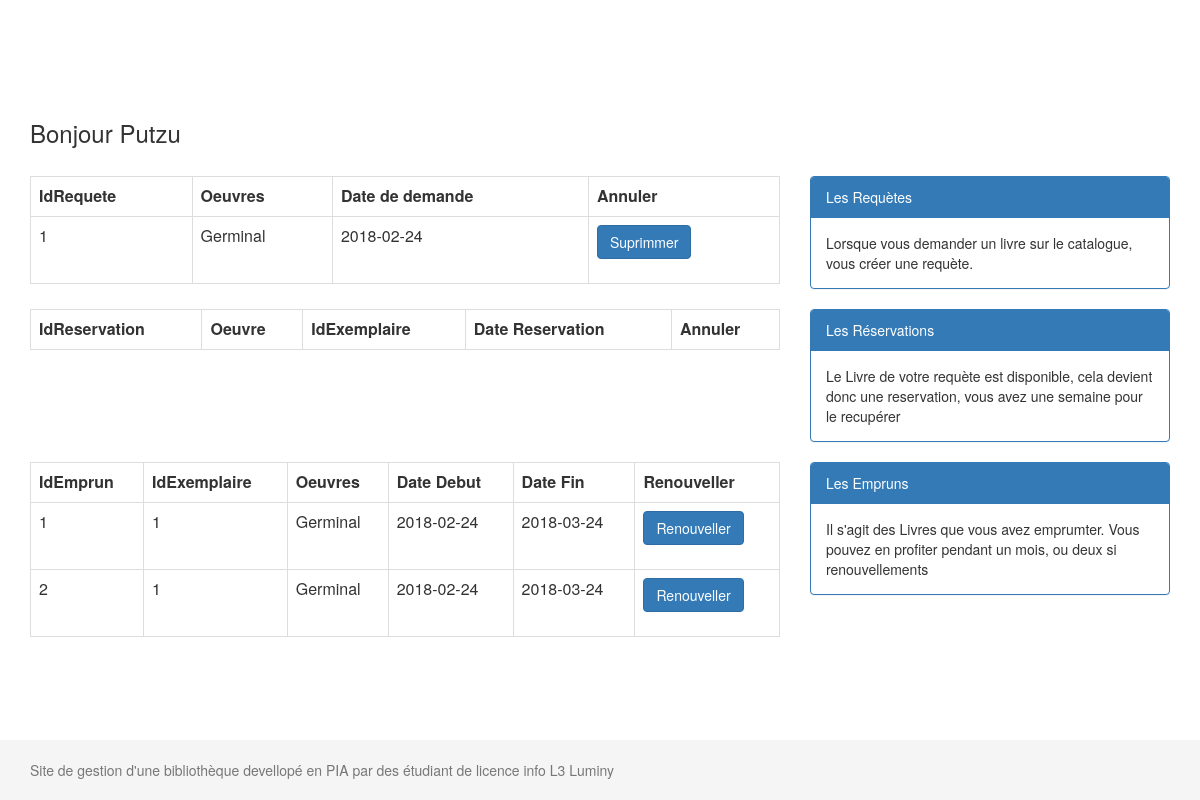
The page /user/portail_user.php?page=acceuil (signed in) on the database its author committed.
### tables this page shows
Create table Requete (
	IdRequete integer
	PRIMARY KEY
	AUTO_INCREMENT,
	FkAdherent integer
	NOT NULL,
	FkLivre integer
	NOT NULL,
	Requete date NOT NULL,
	FOREIGN KEY (FkAdherent) REFERENCES Adherent(IdAdherent) ON UPDATE CASCADE,
	FOREIGN KEY (FkLivre) REFERENCES Oeuvre(IdLivre) ON UPDATE CASCADE
);

Create table Oeuvre (
	IdLivre integer
	PRIMARY KEY
	AUTO_INCREMENT,
	Titre varchar(100)
	NOT NULL,
	Cote varchar(100),
	Publication integer,
	Description TEXT
);

Create table Emprun (
	IdEmprun integer
	PRIMARY KEY
	AUTO_INCREMENT,
	FkAdherent integer
	NOT NULL,
	FkExemplaire integer
	NOT NULL,
	DatePret date NOT NULL,
	DateRetour date,
	Renouvelement integer,
	FOREIGN KEY (FkAdherent) REFERENCES Adherent(IdAdherent) ON UPDATE CASCADE,
	FOREIGN KEY (FkExemplaire) REFERENCES Exemplaire(IdExemplaire) ON UPDATE CASCADE
);

Create table Exemplaire (
	IdExemplaire integer
	PRIMARY KEY
	AUTO_INCREMENT,
	FkLivre integer
	NOT NULL, 
	Achat date,
	FOREIGN KEY (FkLivre) REFERENCES Oeuvre(IdLivre) ON UPDATE CASCADE
);

### fonctions/user.php (called while the page is built, shortened)
<?php
include 'config_bdd.php';
function Requete($IdAdherent)
{
    global $bdd;
    $req = "SELECT IdRequete, Titre, Requete, IdLivre
    FROM Requete, Oeuvre, Adherent
    WHERE Oeuvre.IdLivre = Requete.FkLivre
    AND Requete.FkAdherent = Adherent.IdAdherent
    AND Adherent.IdAdherent = ?";
    $result = $bdd->prepare($req);
    $result->execute([$IdAdherent]);
    $data = $result->fetchAll();
    return $data;
}
function Emprun($IdAdherent)
{
    global $bdd;
    $req = "SELECT IdEmprun, IdExemplaire, Titre, DatePret,Renouvelement ,IF(Renouvelement=2,DATE_ADD(DatePret, INTERVAL (2) MONTH),DATE_ADD(DatePret, INTERVAL (1) MONTH))AS date_Retour
    FROM Emprun, Exemplaire, Oeuvre, Adherent
    WHERE Oeuvre.IdLivre = Exemplaire.FkLivre
    AND Exemplaire.IdExemplaire = Emprun.FkExemplaire
    AND Emprun.FkAdherent = Adherent.IdAdherent
    AND Adherent.IdAdherent = ?
    AND Emprun.DateRetour IS NULL";
    $result = $bdd->prepare($req);
    $result->execute([$IdAdherent]);
    $data = $result->fetchAll();
    return $data;
}

### user/acceuil.inc.php (the view, shortened to what this page needs)
<div class="container">
    <h3>Bonjour <?= $_SESSION['Nom'];?> </h3><br>
    <div class="row">
        <div class="col-sm-8" >
            <table class="table table-bordered">
            <tr>
                <th>IdRequete</th>
                <th>Oeuvres</th>
                <th>Date de demande</th>
                <th>Annuler</th>
            </tr>
            <?php
            $Requetes = Requete($_SESSION['IdAdherent']);
            foreach ($Requetes as $Requete) {
                echo '<tr>
                    <td>' . $Requete['IdRequete'] . '</td>
                    <td>' . $Requete['Titre'] . '</td>
                    <td>' . $Requete['Requete'] . '</td>
                    <td>
                        <form action = "" method="post">
                        <button type="submit" class="btn btn-primary" name="SupprimeRequete" value=' . $Requete['IdRequete'] . ' >Suprimmer</button>
                        </form>
                    </td>
              </tr>';
            }
            ?>
            </table>
        </div>
        <div class="col-sm-4">
            <div class="panel panel-primary">
                <div class="panel-heading">Les Requètes</div>
                <div class="panel-body"> Lorsque vous demander un livre sur le catalogue, vous créer une requète.</div>
            </div>
        </div>
    </div>
    <div class="row">
        <div class="col-sm-8" >
            <table class="table table-bordered">
                <tr>
                    <th>IdReservation</th>
                    <th>Oeuvre</th>
                    <th>IdExemplaire</th>
                    <th>Date Reservation</th>
                    <th>Annuler</th>
                </tr>
            </table>
        </div>
        <div class="col-sm-4">
            <div class="panel panel-primary">
                <div class="panel-heading">Les Réservations</div>
                <div class="panel-body">Le Livre de votre requète est disponible, cela devient donc une reservation, vous avez une semaine pour le recupérer</div>
            </div>
        </div>
    </div>
    <div class="row">
        <div class="col-sm-8" >
            <table class="table table-bordered">
                <tr>
                    <th>IdEmprun</th>
                    <th>IdExemplaire</th>
                    <th>Oeuvres</th>
                    <th>Date Debut</th>
                    <th>Date Fin</th>
                    <th>Renouveller</th>
                </tr>
            <?php
            $Empruns = Emprun($_SESSION['IdAdherent']);
            foreach ($Empruns as $Emprun) {
                $form = '<form action = "" method="post">
                    <button type="submit" class="btn btn-primary" name="RenouvEmprun" value=' . $Emprun['IdEmprun'] . ' >Renouveller</button>
                </form>';
                echo '<tr>
                    <td>' . $Emprun['IdEmprun'] . '</td>
                    <td>' . $Emprun['IdExemplaire'] . '</td>
                    <td>' . $Emprun['Titre'] . '</td>
                    <td>' . $Emprun['DatePret'] . '</td>
                    <td>' . $Emprun['date_Retour'] . '</td>
                    <td>
                        '.$form.'
                    </td>
              </tr>';
            }
            ?>
            </table>
        </div>
        <div class="col-sm-4">
            <div class="panel panel-primary">
                <div class="panel-heading">Les Empruns</div>
                <div class="panel-body">Il s'agit des Livres que vous avez emprumter. Vous pouvez en profiter pendant un mois, ou deux si renouvellements</div>
            </div>
        </div>
    </div>
</div>
<br>
<br>
<br>

### css/style.css (style rules this page uses)
html { position: relative; min-height: 100%; }
body { margin-bottom: 60px; }
body > .container { padding: 100px 15px 0; }

### rows shown on the page
requete: IdRequete "1", FkLivre.Titre "Germinal", Requete "2018-02-24"
emprun: IdEmprun "1", FkExemplaire.IdExemplaire "1", oeuvre.Titre "Germinal", DatePret "2018-02-24", date_Retour "2018-03-24"
emprun: IdEmprun "2", FkExemplaire.IdExemplaire "1", oeuvre.Titre "Germinal", DatePret "2018-02-24", date_Retour "2018-03-24"

### other values the page prints
$_SESSION['Nom'] "Putzu"
